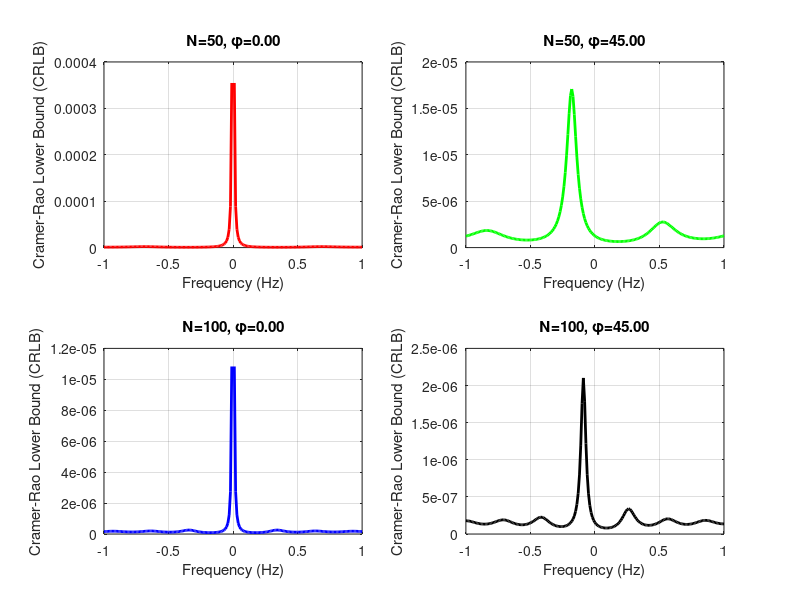

MATLAB code for this plot:
clear all
close all
clc


% Defining the vectors for N and phi
N_values = [50, 100];
phi_values = [0, 45];

% Defining the other required parameteres
A = 1;                                
awgn_variance = 1;
% It is assumed in the textbook that A^2 / sigma^2 = 1


% Frequency range
frequencies = -1:.01:1;

% Preallocating the matrix for CRLB values
crlb_values = zeros(length(N_values), length(phi_values), length(frequencies));

for i = 1:length(N_values)
    N = N_values(i);
    for j = 1:length(phi_values)
        phi = phi_values(j);
        for k = 1:length(frequencies)
            f0 = frequencies(k);
            sum_term = 0;
            for n = 0:N-1
                sum_term = sum_term + (2*pi*n * sind(2*pi*f0*n + phi))^2;
            end
            crlb = awgn_variance / (A^2 * sum_term);
            crlb_values(i, j, k) = crlb;
        end
    end
end

%Plotting the CRLB vs frequency graph for different N and phi
figure;
colors = ['r', 'g', 'b', 'k'];
for i = 1:length(N_values)
    for j = 1:length(phi_values)
        subplot(length(N_values), length(phi_values), (i-1)*length(phi_values) + j);
        plot(frequencies, reshape(crlb_values(i, j, :),1,201), 'Color', colors((i-1)*length(phi_values) + j), ...
            'LineWidth', 2);
        xlabel('Frequency (Hz)');
        ylabel('Cramer-Rao Lower Bound (CRLB)');
        title(sprintf('N=%d, \\phi=%.2f', N_values(i), phi_values(j)));
        grid on;
    end
end


% plot(frequencies,crlb_values(1,:))
